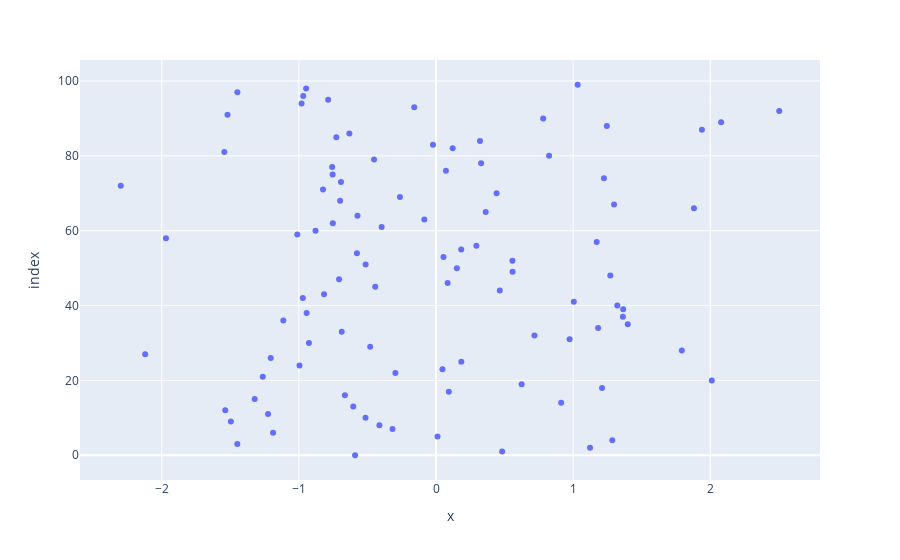

Notebook source saved alongside this figure:
### Code cell
'''
@Author: Rashmi
@Date: 2021-10-9 13:00
@Last Modified by: Rashmi
@Last Modified time: 2021-10-9 13:30
@Title :Write a program to draw line and scatter plots for random 100 x and y coordinates'''

import numpy as np
import plotly.express as px
import pandas as pd

x_value = np.random.randn(100) 
y_value = np.random.randn(100)
fig = px.scatter(x_value,y_value)
fig.show()

### Figure 1 — Plotly figure (JSON) as saved in the notebook; plotly's stock layout.template omitted (floating-point values rounded to 4 significant figures)
{"data": [{"hovertemplate": "x=%{x}<br>index=%{y}<extra></extra>", "legendgroup": "", "marker": {"color": "#636efa", "symbol": "circle"}, "mode": "markers", "name": "", "orientation": "h", "showlegend": false, "type": "scatter", "x": [-0.5903, 0.4822, 1.123, -1.449, 1.286, 0.01107, -1.188, -0.3172, -0.4129, -1.496, -0.5143, -1.225, -1.537, -0.6035, 0.9127, -1.322, -0.6645, 0.09353, 1.211, 0.6243, 2.011, -1.263, -0.2965, 0.04716, -0.9956, 0.1847, -1.205, -2.121, 1.793, -0.4802, -0.9268, 0.9744, 0.7179, -0.6877, 1.182, 1.398, -1.114, 1.363, -0.9436, 1.365, 1.322, 1.005, -0.9712, -0.8165, 0.4651, -0.4434, 0.08459, -0.707, 1.271, 0.5585, 0.1519, -0.5133, 0.5571, 0.05442, -0.5769, 0.184, 0.2945, 1.172, -1.97, -1.012, -0.8787, -0.3965, -0.7526, -0.0852, -0.5729, 0.3624, 1.881, 1.298, -0.6995, -0.2632, 0.442, -0.8243, -2.299, -0.693, 1.225, -0.7541, 0.0723, -0.7572, 0.329, -0.452, 0.8245, -1.544, 0.1214, -0.02206, 0.3206, -0.727, -0.6318, 1.939, 1.246, 2.079, 0.7816, -1.521, 2.503, -0.1589, -0.9806, -0.7867, -0.9684, -1.449, -0.9474, 1.033], "xaxis": "x", "y": [0, 1, 2, 3, 4, 5, 6, 7, 8, 9, 10, 11, 12, 13, 14, 15, 16, 17, 18, 19, 20, 21, 22, 23, 24, 25, 26, 27, 28, 29, 30, 31, 32, 33, 34, 35, 36, 37, 38, 39, 40, 41, 42, 43, 44, 45, 46, 47, 48, 49, 50, 51, 52, 53, 54, 55, 56, 57, 58, 59, 60, 61, 62, 63, 64, 65, 66, 67, 68, 69, 70, 71, 72, 73, 74, 75, 76, 77, 78, 79, 80, 81, 82, 83, 84, 85, 86, 87, 88, 89, 90, 91, 92, 93, 94, 95, 96, 97, 98, 99], "yaxis": "y"}], "layout": {"legend": {"tracegroupgap": 0}, "margin": {"t": 60}, "xaxis": {"anchor": "y", "domain": [0, 1], "title": {"text": "x"}}, "yaxis": {"anchor": "x", "domain": [0, 1], "title": {"text": "index"}}}}
